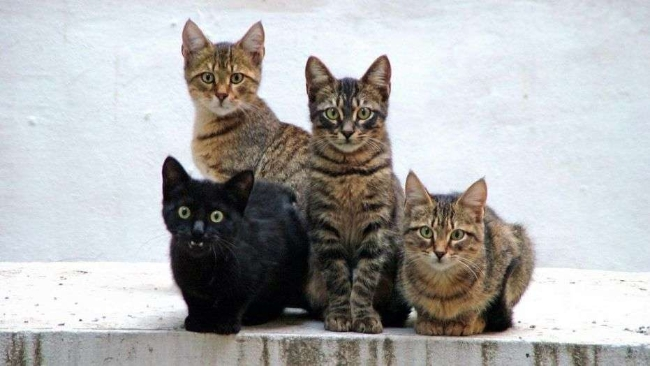
#> input picture cat.jpg, 650 x 366 px
$ python -i Core.py   (imports and definitions only)   (older library calls are emulated)
#> lines starting #> are read from the running program, lines starting #| are printed output that depends on the picture; after the words box and inside, x2 and y2 are one past the last pixel; in counts of white or black regions, pixels touching at a corner belong together
#> further down, picture is the input picture: shape (366, 650, 3); mean B, G, R 175.8, 175.7, 175.7
import cv2
import numpy as np


class Filter():
    """图形滤波与增强部分"""
    BlurType = ['Mean', 'Mediam', 'Gaussian']

    def __init__(self, img=None):
        if img != None:
            self.image = img

    def set_image(self, img):
        if img != None:
            self.image = img

    # [361 lines left out: functions blur, motion_blur, sharpening, edge_detection, image_Embossing, vignette and 13 more, not called in this run]


    def my_outline(self, img):
        # 获取图片轮廓
        img_gray = cv2.cvtColor(img, cv2.COLOR_BGR2GRAY)  # 转化到灰度空间
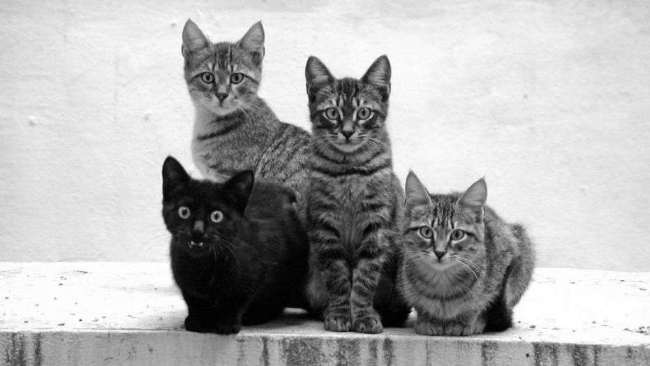
#> img_gray: shape (366, 650); min 0, max 255, mean 175.7
        ret, binary = cv2.threshold(img_gray, 120, 220, cv2.THRESH_BINARY)
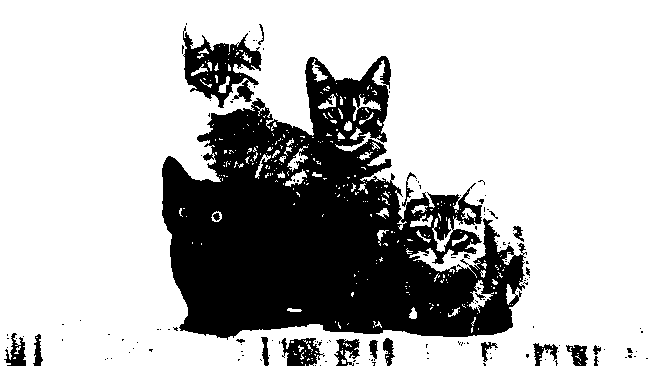
#> binary: shape (366, 650); values 0 (black) and 220 (white), 72.7% white; 144 black regions (122 under 20 px)
        contours, hierarchy = cv2.findContours(binary, cv2.RETR_LIST, cv2.CHAIN_APPROX_SIMPLE)  # 得到图像轮廓
#> contours = 555 contours, 499 with area under 20; largest, box (x1, y1, x2, y2) and area: (0, 0, 650, 366) 233746, (161, 55, 526, 341) 63074, (182, 30, 263, 109) 3401, (469, 280, 494, 313) 250, (236, 79, 255, 103) 228
        zero_mask = np.zeros(img_gray.shape, np.uint8)
        dst = cv2.drawContours(zero_mask, contours, -1, (255, 255, 255), -1)  # 绘制图像轮廓
#> dst: shape (366, 650); 72.7% white; 144 black regions (122 under 20 px), largest, box (x1, y1, x2, y2) and area: (162, 56, 527, 340) 58403, (183, 26, 262, 108) 3030, (281, 338, 325, 366) 740
        dst = cv2.cvtColor(dst, cv2.COLOR_GRAY2BGR)
        print(dst.shape)
#| (366, 650, 3)
        return dst


    # [61 lines left out: functions my_concave, insert_word, insert_img, change_bright, Clip, not called in this run]

>>> import cv2
>>> picture = cv2.imread('../../cat.jpg')
>>> result = Filter().my_outline(picture)

$ run again, on human.jpg
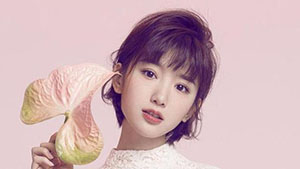
#> input picture human.jpg, 300 x 169 px
#> picture is the input picture: shape (169, 300, 3); mean B, G, R 182.5, 178.5, 207.4
#> in my_outline, `img_gray = cv2.cvtColor(img, cv2.COLOR_BGR2GRAY)`:
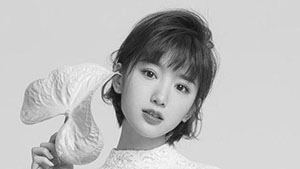
#> img_gray: shape (169, 300); min 10, max 251, mean 187.6
#> in my_outline, `ret, binary = cv2.threshold(img_gray, 120, 220, cv2.THRESH_BINARY)`:
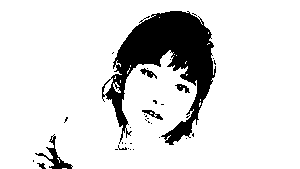
#> binary: shape (169, 300); values 0 (black) and 220 (white), 86.6% white; 35 black regions (29 under 20 px)
#> contours = 84 contours, 74 with area under 20; largest, box (x1, y1, x2, y2) and area: (0, 0, 300, 169) 49833, (104, 10, 217, 146) 6534, (139, 67, 158, 80) 96, (174, 83, 191, 94) 90, (141, 109, 156, 118) 68
#| (169, 300, 3)
